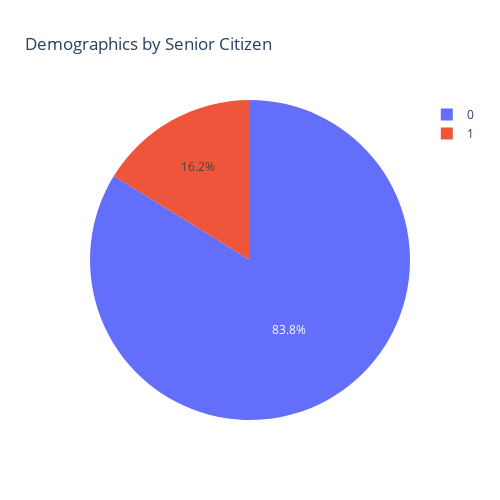

Notebook code cell kept with this figure:
### Code cell
fig = px.pie(df_sc, values='pct', names='SeniorCitizen', title='Demographics by Senior Citizen')
fig.update_layout(
    autosize=False,
    width=500,
    height=500)

fig.show()

### Figure 1 — Plotly figure (JSON) as saved in the notebook; plotly's stock layout.template omitted (floating-point values rounded to 4 significant figures)
{"data": [{"domain": {"x": [0, 1], "y": [0, 1]}, "hovertemplate": "SeniorCitizen=%{label}<br>pct=%{value}<extra></extra>", "labels": [0, 1], "legendgroup": "", "name": "", "showlegend": true, "type": "pie", "values": [83.79, 16.21]}], "layout": {"autosize": false, "height": 500, "legend": {"tracegroupgap": 0}, "title": {"text": "Demographics by Senior Citizen"}, "width": 500}}
